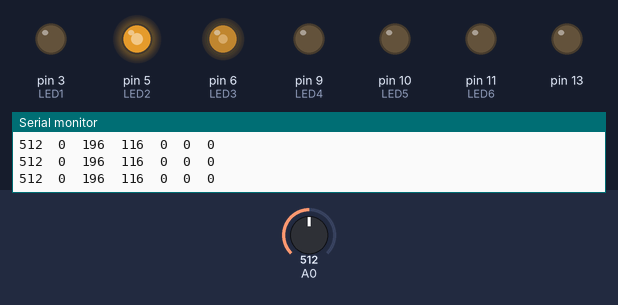
A sketch run on a simulated Arduino Uno, built with avr-gcc and run on an emulated ATmega328P. Parts: output pins drawn as LEDs (lit = HIGH), the last lines printed to the serial monitor. Inputs (shaded band) come from the test bench; at power-on: A0 = 512.

Above: at 4.9 s.
5.0 s: A0 set to 707
At 5.5 s:
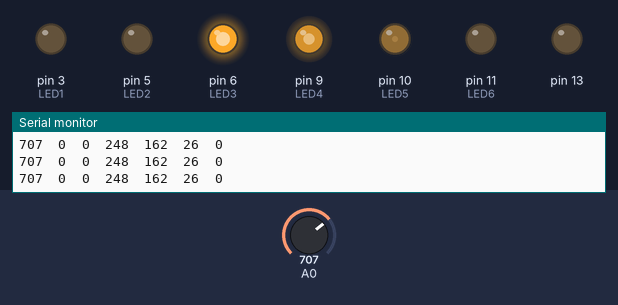
6.5 s: A0 set to 730
At 7.6 s:
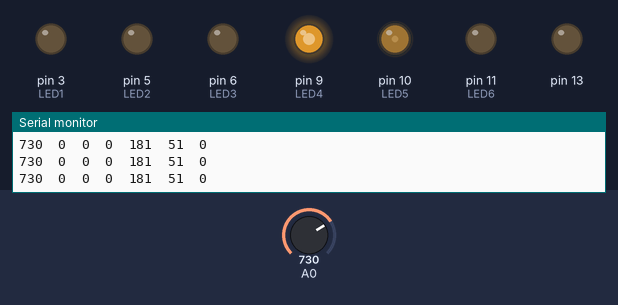
8.0 s: A0 set to 912
At 9.2 s:
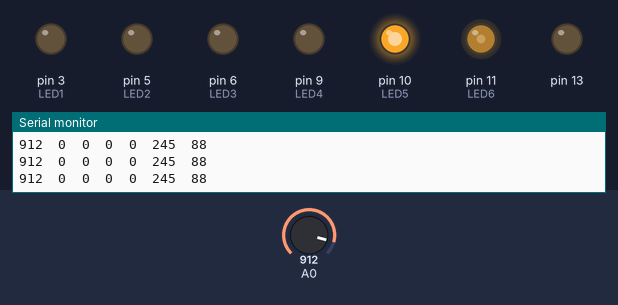
9.5 s: A0 set to 920
At 10.2 s:
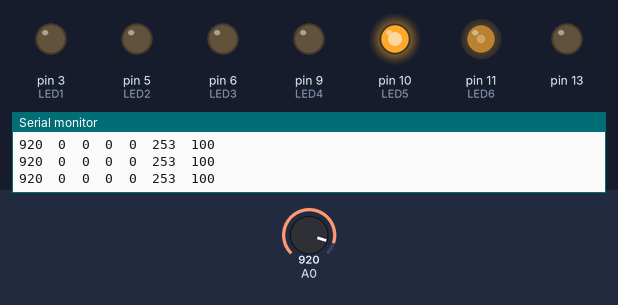
12.5 s: A0 set to 208
At 13.7 s:
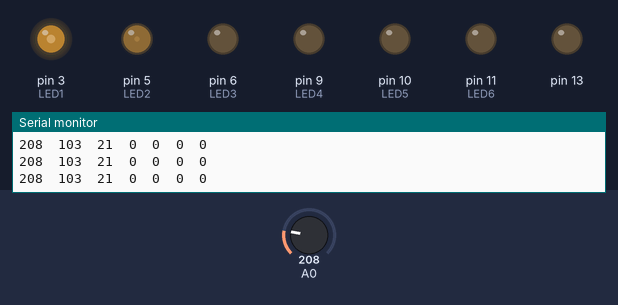
14.0 s: A0 set to 192
At 15.5 s:
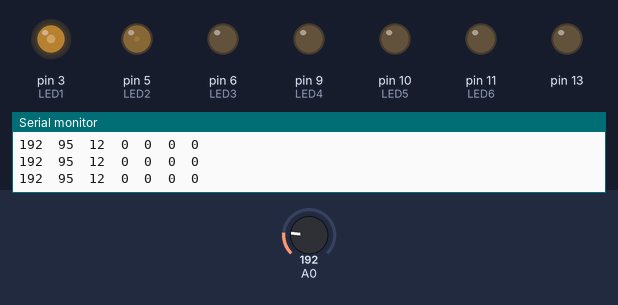
Timing chart, 0 to 16.5 s (numbered marks = the images above; inputs shaded):
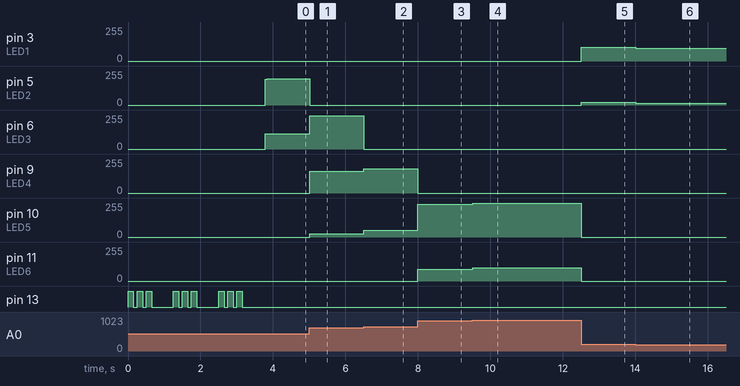

The sketch:

rainbow_with_6_led.ino
```cpp
#define LED1 3
#define LED2 5
#define LED3 6
#define LED4 9
#define LED5 10
#define LED6 11
#define POT 0 //controller
#define POT2 1 //how fast it flows


void upload(void);

void setup()
{
  pinMode(13, OUTPUT);
  pinMode(LED1, OUTPUT);
  pinMode(LED2, OUTPUT);
  pinMode(LED3, OUTPUT);
  pinMode(LED4, OUTPUT);
  pinMode(LED5, OUTPUT);
  pinMode(LED6, OUTPUT);
  pinMode(POT, INPUT);
  pinMode(POT2, INPUT);
  Serial.begin(9600);
  {//blink to show code uploaded without any error
      unsigned short int i=0;
      for(;i<3;i++)
      {  upload();
         delay(500);}
   }
}

void loop()
{
  unsigned short int potValue=analogRead(0);
  unsigned short int ledPower1=0;
  unsigned short int ledPower2=0;
  unsigned short int ledPower3=0;
  unsigned short int ledPower4=0;
  unsigned short int ledPower5=0;
  unsigned short int ledPower6=0;

  digitalWrite(LED1,0);
  digitalWrite(LED2,0);
  digitalWrite(LED3,0);
  digitalWrite(LED4,0);
  digitalWrite(LED5,0);
  digitalWrite(LED6,0);

  if((potValue>0)&&(potValue<512)){
    ledPower1=map(potValue,0,512,0,255);
    analogWrite(LED1,ledPower1);
  }
  if((potValue>170.66)&&(potValue<614.4)){
    ledPower2=map(potValue,170.77,614.4,0,255);
    analogWrite(LED2,ledPower2);
  }
  if((potValue>341.32)&&(potValue<716.8)){
    ledPower3=map(potValue,341.32,716.8,0,255);
    analogWrite(LED3,ledPower3);
  }
  if((potValue>511.98)&&(potValue<819.2)){
    ledPower4=map(potValue,511.98,819.2,0,255);
    analogWrite(LED4,ledPower4);
  }
  if((potValue>682.64)&&(potValue<921.6)){
    ledPower5=map(potValue,682.64,921.6,0,255);
    analogWrite(LED5,ledPower5);
  }
  if((potValue>853.3)&&(potValue<1024)){
    ledPower6=map(potValue,853.3,1023,0,255);
    analogWrite(LED6,ledPower6);
  }

  Serial.print(potValue);
  Serial.print("\t");
  Serial.print(ledPower1);
  Serial.print("\t");
  Serial.print(ledPower2);
  Serial.print("\t");
  Serial.print(ledPower3);
  Serial.print("\t");
  Serial.print(ledPower4);
  Serial.print("\t");
  Serial.print(ledPower5);
  Serial.print("\t");
  Serial.println(ledPower6);


}

void upload(void){

  unsigned short int i=0;
  for(;i<6;i++){
    if(i%2==0){
      digitalWrite(13,HIGH);
      delay(150);
    }
    else {
      digitalWrite(13,LOW);
      delay(100);
    }
  }

}
```

Measured:
- the behaviour switches between 716 and 717 on A0 (found by bisection; images 1 and 2)
- after the input at 5.0 s, pin 5 (LED2): 196/255 → 0/255 at once; pin 6 (LED3): 116/255 → 248/255 at once; pin 9 (LED4): 0/255 → 162/255 at once; pin 10 (LED5): 0/255 → 26/255 at once
- after the input at 6.5 s, pin 6 (LED3): 248/255 → 0/255 at once; pin 9 (LED4): 162/255 → 181/255 at once; pin 10 (LED5): 26/255 → 51/255 at once
- after the input at 8.0 s, pin 9 (LED4): 181/255 → 0/255 at once; pin 10 (LED5): 51/255 → 245/255 at once; pin 11 (LED6): 0/255 → 88/255 at once
- after the input at 9.5 s, pin 10 (LED5): 245/255 → 253/255 at once; pin 11 (LED6): 88/255 → 100/255 at once
- after the input at 12.5 s, pin 3 (LED1): 0/255 → 103/255 at once; pin 5 (LED2): 0/255 → 21/255 at once; pin 10 (LED5): 253/255 → 0/255 at once; pin 11 (LED6): 100/255 → 0/255 at once
- after the input at 14.0 s, pin 3 (LED1): 103/255 → 95/255 at once; pin 5 (LED2): 21/255 → 12/255 at once
